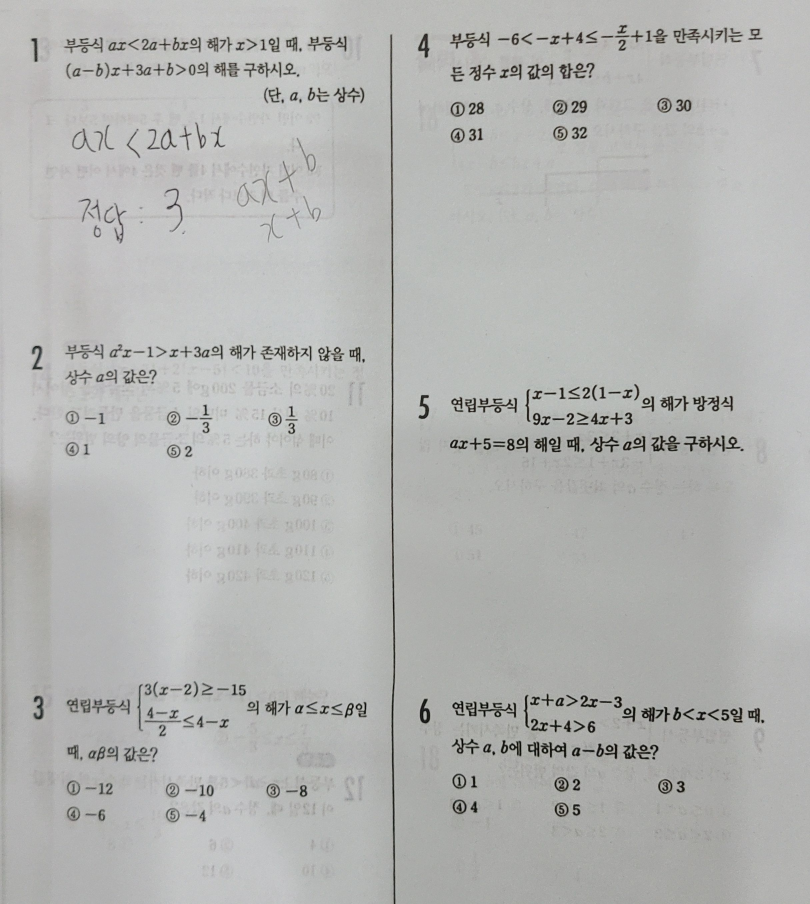
#> input picture model-server/object_segmentation/deploy/models/front_legacy.jpeg, 2430 x 2711 px (shown at 1/3 size)
$ python cv_ocr_test.py
#> lines starting #> are read from the running program, lines starting #| are printed output that depends on the picture; after the words box and inside, x2 and y2 are one past the last pixel; in counts of white or black regions, pixels touching at a corner belong together
#> further down, image is the input picture: shape (2711, 2430, 3); mean B, G, R 179.2, 180.9, 180
import numpy as np
import cv2
import os
import matplotlib.pyplot as plt
from PIL import Image

problem_idx = 0

def preprocess_image(page):

    gray = cv2.cvtColor(page, cv2.COLOR_BGR2GRAY)
    _, binary = cv2.threshold(gray, 110, 255, cv2.THRESH_BINARY_INV)
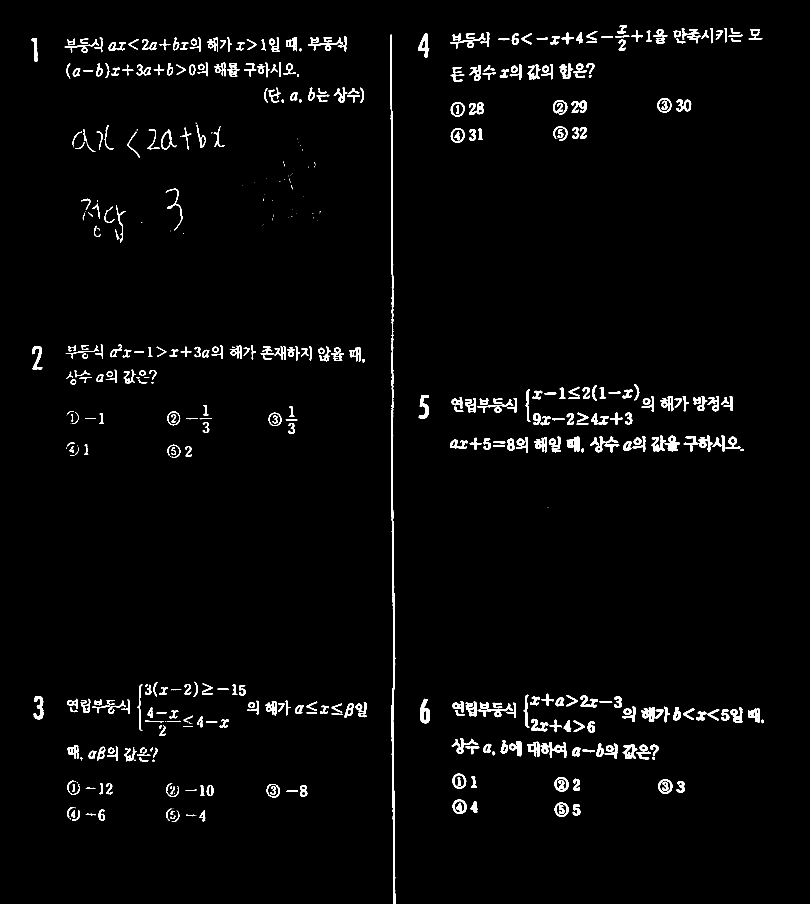
#> binary: shape (2711, 2430) (shown at 1/3 size); 2.3% white; 567 white regions (96 under 20 px), largest, box (x1, y1, x2, y2) and area: (1171, 104, 1186, 2711) 11185, (1260, 2096, 1290, 2171) 1288, (1255, 101, 1288, 173) 1078

        # 구조적 요소 커널을 생성하여 세로 선 강조
    vertical_kernel = cv2.getStructuringElement(cv2.MORPH_RECT, (1, page.shape[0] // 30))

    # 모폴로지 연산을 통해 세로 선 강조
    detected_lines = cv2.morphologyEx(binary, cv2.MORPH_OPEN, vertical_kernel, iterations=2)
#> detected_lines: shape (2711, 2430); 0.14% white; 2 white regions, box (x1, y1, x2, y2) and area: (1172, 106, 1184, 2088) 6711, (1176, 2066, 1185, 2711) 2647

    # Hough Line Transform을 사용하여 선 감지
    edges = cv2.Canny(detected_lines, 50, 150, apertureSize=3)
#> edges: shape (2711, 2430); 0.08% white in thin lines or dots, all inside (x1, y1, x2, y2) = (1171, 105, 1185, 2711)
    lines = cv2.HoughLinesP(edges, 1, np.pi / 180, 100, minLineLength=page.shape[0] // 2, maxLineGap=10)
#> lines = None

    if lines is not None:
        for line in lines:
            for x1, y1, x2, y2 in line:
                angle = np.abs(np.arctan2(y2 - y1, x2 - x1) * 180 / np.pi)
                line_length = np.sqrt((x2 - x1) ** 2 + (y2 - y1) ** 2)
                if angle > 85 and angle < 95 and line_length >= (page.shape[0] / 2):
                    cv2.line(binary, (x1, y1), (x2, y2), (0, 0, 0), thickness=3)
                # elif x1 == x2 or (x2 - x1) < 10:  # 세로가 매우 작은 부분 제거
                #     cv2.line(binary, (x1, y1), (x2, y2), (0, 0, 0), thickness=cv2.FILLED)

    processed_image = cv2.bitwise_not(binary)

    # plt.imshow(processed_image, cmap='gray')
    # plt.axis('off')
    # plt.show()

    return processed_image

def imtrim(page):
    if page is None:
        print("Error: Input page is None.")
        return None, None

    # top_trim = 100
    # bottom_trim = 50
    # page = page[top_trim:-bottom_trim, :]

    if len(page.shape) == 2:
        h, w = page.shape
    else:
        h, w, _ = page.shape

    print(f"Image size after trimming: {h}x{w}")
#| Image size after trimming: 2711x2430

    half_width = w // 2

    x_left = 0
    w_left = half_width

    x_right = half_width
    w_right = w - half_width
    left = page[:, x_left:x_left + w_left]
#> left: shape (2711, 1215); 98% white; 358 black regions (93 under 20 px), largest, box (x1, y1, x2, y2) and area: (1171, 104, 1186, 2711) 11185, (101, 2088, 131, 2158) 1036, (97, 1038, 127, 1108) 890
    right = page[:, x_right:]
#> right: shape (2711, 1215); 97.5% white; 209 black regions (3 under 20 px), largest, box (x1, y1, x2, y2) and area: (45, 2096, 75, 2171) 1288, (40, 101, 73, 173) 1078, (41, 1185, 72, 1257) 1014

    print(f"Left image shape: {left.shape}")
#| Left image shape: (2711, 1215)
    print(f"Right image shape: {right.shape}")
#| Right image shape: (2711, 1215)
#| Image size after trimming: 2711x2430
#| Left image shape: (2711, 1215, 3)
#| Right image shape: (2711, 1215, 3)
#| all shape: (2711, 2430, 3)
#| right shape:  (2711, 1215)
#| left shape:  (2711, 1215)

    return right, left

def contour(page_rl, output_dir, type, origin):
#> called with output_dir = '../temp', type = 'left'
    global problem_idx

    if page_rl is None:
        print("Error: page_rl is None.")
        return

    # imgray = cv2.cvtColor(page_rl, cv2.COLOR_BGR2GRAY)
    imgray = page_rl

    blur = cv2.GaussianBlur(imgray, ksize=(3, 3), sigmaX=0)
    thresh = cv2.threshold(blur, 0, 255, cv2.THRESH_BINARY + cv2.THRESH_OTSU)[1]
#> thresh: shape (2711, 1215); 97.9% white; 314 black regions (51 under 20 px), largest, box (x1, y1, x2, y2) and area: (1171, 104, 1186, 2711) 11202, (101, 2088, 131, 2158) 1042, (97, 1038, 127, 1108) 893

    edge = cv2.Canny(thresh, 100, 200)
#> edge: shape (2711, 1215); 1.1% white in thin lines or dots, all inside (x1, y1, x2, y2) = (94, 103, 1186, 2711)
    kernel = cv2.getStructuringElement(cv2.MORPH_RECT, (50, 50))
    closed = cv2.morphologyEx(edge, cv2.MORPH_CLOSE, kernel)
#> closed: shape (2711, 1215); 8.3% white; 31 white regions (6 under 20 px)

    contours, hierarchy = cv2.findContours(closed.copy(), cv2.RETR_EXTERNAL, cv2.CHAIN_APPROX_SIMPLE)
#> contours = 31 contours, 7 with area under 20; largest, box (x1, y1, x2, y2) and area: (195, 110, 1093, 310) 95787, (198, 1034, 1095, 1155) 49678, (201, 2046, 739, 2209) 28021, (218, 369, 676, 474) 20710, (1171, 104, 1187, 2711) 12328

    contoured_image = page_rl.copy()
    contoured_image = cv2.cvtColor(contoured_image, cv2.COLOR_GRAY2BGR)
    cv2.drawContours(contoured_image, contours, -1, (0, 0, 255), 2)
#> contoured_image: shape (2711, 1215, 3); mean B, G, R 246.4, 246.4, 251

    cv2.imwrite(f"{output_dir}/_{type}_contoured_image.png", contoured_image)

    problem_locations = []
    net_location = []

    # print("all area : ", len(contours))


    contours = sorted(contours, key=lambda c: cv2.boundingRect(c)[1])
    cnt = 0
    # print("contours len, type: ", len(contours), " ",type)
    for i, c in enumerate(contours):
        x, y, w, h = cv2.boundingRect(c)
        # print("w, h : ", w, h)
        if w > 120 and h > 50:
            problem_locations.append((x, y, w, h))
#> this loop made 31 passes
#> (x, y, w, h) on passes 1, 2, 3, 4, 6, 7, 8, 9: (1171, 104, 16, 2607), (195, 110, 898, 200), (95, 115, 18, 71), (218, 369, 458, 105), (839, 486, 33, 62), (926, 487, 22, 16), (874, 556, 6, 12), (498, 566, 50, 126)
#> after the loop, problem_locations = [(195, 110, 898, 200), (218, 369, 458, 105), (244, 597, 134, 132), (198, 1034, 897, 121), (502, 1215, 134, 84), (201, 2046, 538, 163), (742, 2102, 359, 52), (203, 2236, 270, 51), (202, 2342, 136, 122), (498, 2350, 144, 117)]
            # print("append : ", (x, y, w, h))

    # append된 것만 따로 파일로 coutour그린 이미지 저장
    contoured_image = page_rl.copy()
    contoured_image = cv2.cvtColor(contoured_image, cv2.COLOR_GRAY2BGR)
    for p_loc in problem_locations:
        x, y, w, h = p_loc
        cv2.rectangle(contoured_image, (x, y), (x + w, y + h), (0, 0, 255), 2)
#> this loop made 10 passes
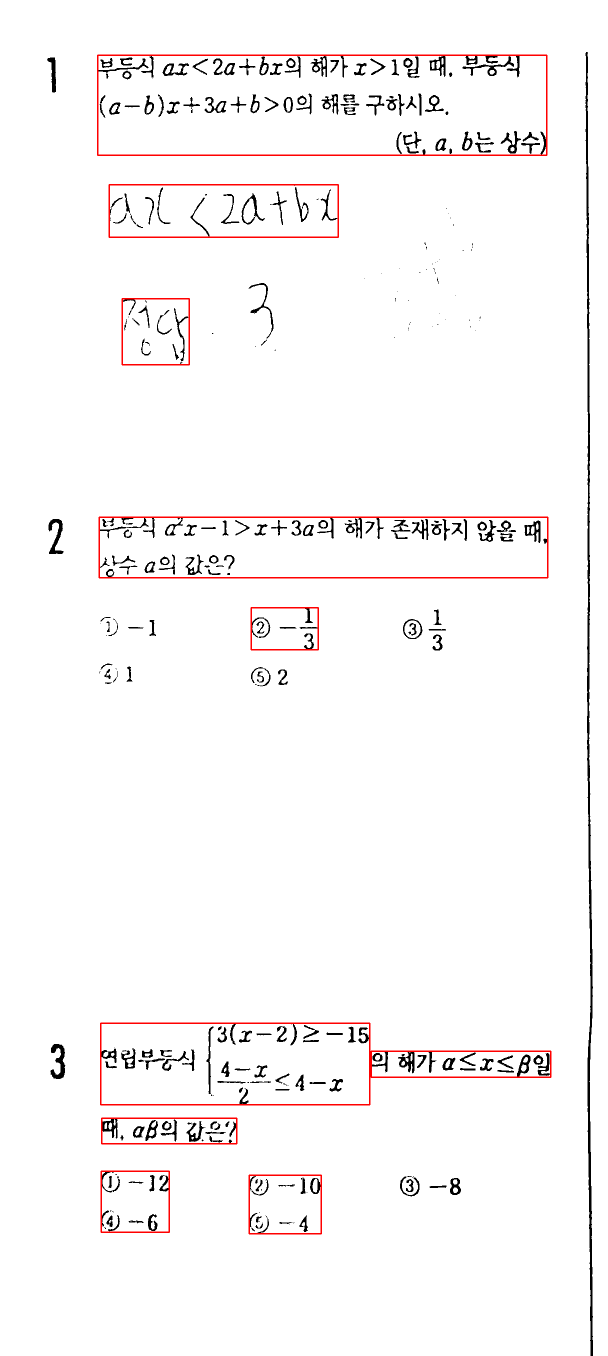
#> contoured_image: shape (2711, 1215, 3) (shown at 1/2 size); mean B, G, R 247.4, 247.4, 249.8
    cv2.imwrite(f"{output_dir}/_{type}_problem_contoured_image.png", contoured_image)


    # 1단계: y 값 기준으로 영역 병합

    y_threshold = 0
    y_merged_locations = []
    for i, c in enumerate(contours):
        x, y, w, h = cv2.boundingRect(c)
        # print("x, y, w, h : ", x, y, w, h)

        merged = False
        for j in range(len(y_merged_locations)):
            prev_x, prev_y, prev_w, prev_h = y_merged_locations[j]

            # 조건 1: y 값과 y + h 값의 포함 관계 확인
            if ((y >= prev_y and y <= prev_y + prev_h) or (prev_y >= y and prev_y <= y + h)) and abs(y - prev_y) <= y_threshold:
                # 두 영역을 합치기
                new_x = min(prev_x, x)
                new_y = min(prev_y, y)
                new_w = max(prev_x + prev_w, x + w) - new_x
                new_h = max(prev_y + prev_h, y + h) - new_y

                # 전체 영역의 높이 1/3 이상인 경우 제외
                if new_h > page_rl.shape[0] // 3:
                    continue

                # 합쳐진 영역으로 업데이트
                y_merged_locations[j] = (new_x, new_y, new_w, new_h)
                # print("y_merge : ", y_merged_locations[j], end=" ")
                # print("y, h : ", y, h, end=" ")
                # print("prev : ", prev_y, prev_h)
                merged = True
                break

        if not merged:
            # 새로운 영역 추가
            y_merged_locations.append((x, y, w, h))
#> after the loop, y_merged_locations = 29 items, first 6: (1171, 104, 16, 2607), (195, 110, 898, 200), (95, 115, 18, 71), (218, 369, 458, 105), (907, 449, 2, 3), (839, 486, 33, 62)

    # 2단계: x + w 값 기준으로 영역 병합
    final_locations = []
    for loc in y_merged_locations:
        x, y, w, h = loc
        merged = False
        for j in range(len(final_locations)):
            prev_x, prev_y, prev_w, prev_h = final_locations[j]

            # 조건 2: y 값 차이가 100 이하이고, x + w 값이 포함 관계인 경우
            if abs(y - prev_y) <= 150 and ((x + w >= prev_x and x + w <= prev_x + prev_w) or (prev_x + prev_w >= x and prev_x + prev_w <= x + w)):
                # 두 영역을 합치기
                new_x = min(prev_x, x)
                new_y = min(prev_y, y)
                new_w = max(prev_x + prev_w, x + w) - new_x
                new_h = max(prev_y + prev_h, y + h) - new_y

                # 합쳐진 영역으로 업데이트
                final_locations[j] = (new_x, new_y, new_w, new_h)
                # print("x_merge : ", final_locations[j])
                merged = True
                break

        if not merged:
            # 새로운 영역 추가
            final_locations.append((x, y, w, h))
#> this loop made 29 passes
#> after the loop, final_locations = 22 items, first 6: (1171, 104, 16, 2607), (195, 110, 898, 200), (95, 115, 18, 71), (218, 369, 458, 105), (907, 449, 2, 3), (839, 486, 33, 62)

    problem_locations = final_locations
#> problem_locations has the same summary as final_locations

    for p_loc in problem_locations:
        # print("location : " ,p_loc)
        if  p_loc[2] > 300 and p_loc[3] > 90:
            # print("location : " ,p_loc)
            net_location.append(p_loc)
#> this loop made 22 passes
#> after the loop, net_location = [(195, 110, 898, 200), (218, 369, 458, 105), (244, 566, 549, 163), (198, 1034, 897, 121), (201, 2046, 538, 163)]

    # print("problem_locations: ", len(problem_locations))
    print("net_contours: ", len(net_location))
#| net_contours:  5
    problem_locations = net_location
#> problem_locations has the same summary as net_location

    # problem_loc의 y좌표는 0, w는 전체 w로 변경
    for i, p_loc in enumerate(problem_locations):
        x, y, w, h = p_loc
        problem_locations[i] = (0, y, page_rl.shape[1], h)
#> this loop made 5 passes
#> after the loop, problem_locations = [(0, 110, 1215, 200), (0, 369, 1215, 105), (0, 566, 1215, 163), (0, 1034, 1215, 121), (0, 2046, 1215, 163)]


    padding = 10
    scale_factor = 2  # 해상도 확대 비율

    problem_locations.sort(key=lambda x: x[1])

    for i in range(len(problem_locations)):
        x, y, w, h = problem_locations[i]
        img_trim = origin[y:y+h, x:x+w]

        # 이미지 해상도 확대
        img_resized = cv2.resize(img_trim, (w * scale_factor, h * scale_factor), interpolation=cv2.INTER_CUBIC)

        img_padded = cv2.copyMakeBorder(
            img_resized,
            top=padding * scale_factor, bottom=padding * scale_factor,
            left=padding * scale_factor, right=padding * scale_factor,
            borderType=cv2.BORDER_CONSTANT,
            value=[255, 255, 255]  # 흰색 패딩
        )

        # Bilateral Filter 적용
        anti_aliased_image = cv2.bilateralFilter(img_padded, d=15, sigmaColor=100, sigmaSpace=100)

        cv2.imwrite(f"{output_dir}/problem_{i+1+problem_idx}.png", anti_aliased_image, [cv2.IMWRITE_PNG_COMPRESSION, 0])
        cnt += 1
#> this loop made 5 passes
#> (y, h) on passes 1 to 5: (110, 200), (369, 105), (566, 163), (1034, 121), (2046, 163)
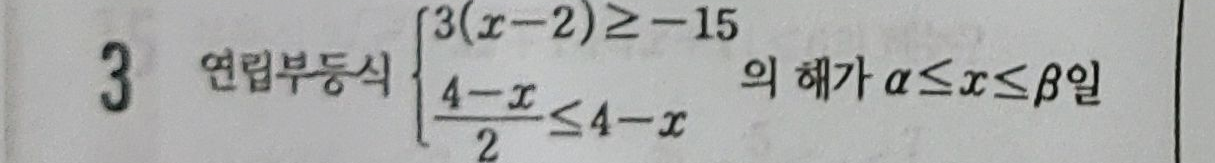
#> img_trim: shape (163, 1215, 3); mean B, G, R 169.9, 171.3, 170.3
#> after the loop, cnt = 5

    problem_idx += cnt
#> problem_idx = 5

def problem_crop(image):

    durty_image = preprocess_image(image)

    right, left = imtrim(durty_image)
    origin_right, origin_left = imtrim(image)
    print("all shape:", image.shape)
    print("right shape: ", right.shape)
    print("left shape: ", left.shape)

    if right is None or left is None:
        print("Error: Image trimming failed.")
        return

    output_dir = '../temp'
    os.makedirs(output_dir, exist_ok=True)

    # output_dir clean
    for file in os.listdir(output_dir):
        os.remove(os.path.join(output_dir, file))

    contour(left, output_dir, 'left', origin_left)
    contour(right, output_dir, 'right', origin_right)
#> call 2 of contour, with output_dir = '../temp', type = 'right'
#> in contour (call 2), `closed = cv2.morphologyEx(edge, cv2.MORPH_CLOSE, kernel)`:
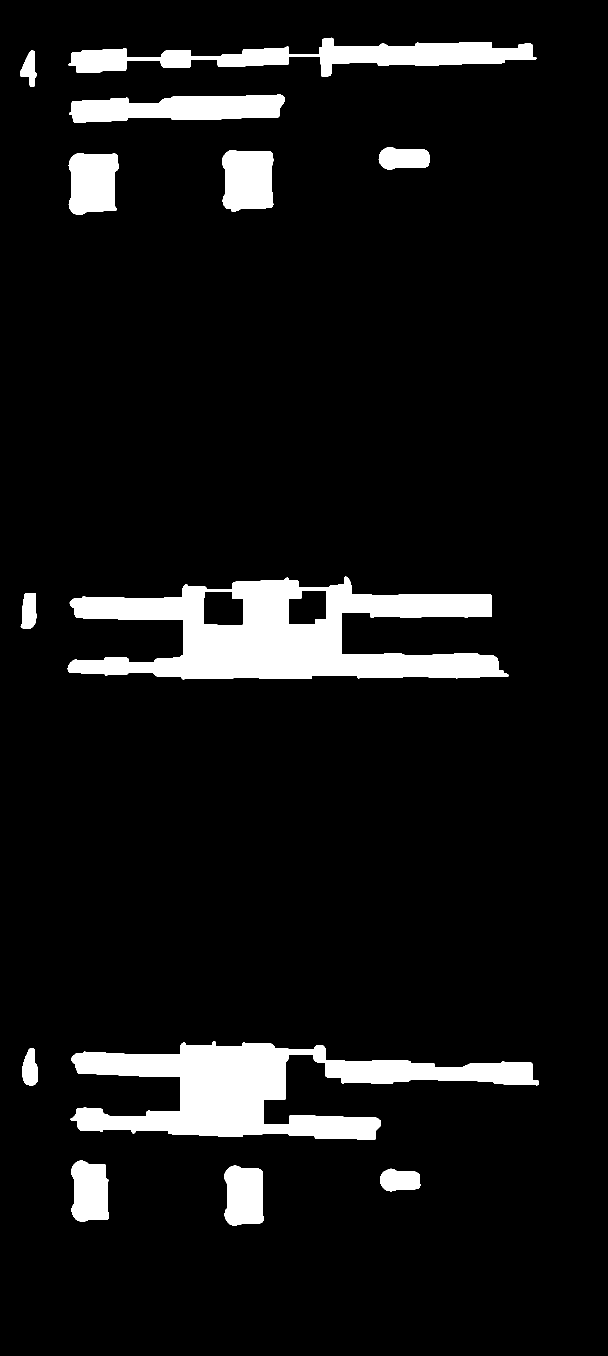
#> closed: shape (2711, 1215) (shown at 1/2 size); 8.2% white; 13 white regions
#> in contour (call 2), `contours, hierarchy = cv2.findContours(closed.copy(), cv2.RETR_EXTERNA..`: contours = 13 contours; largest, box (x1, y1, x2, y2) and area: (135, 1153, 1017, 1359) 102236, (141, 2082, 1078, 2280) 76792, (136, 75, 1073, 153) 28068, (138, 189, 570, 246) 17198, (444, 300, 547, 423) 10925
#> the loop in contour (call 2), `for i, c in enumerate(contours):` made 13 passes
#> (x, y, w, h) on passes 1 to 8: (136, 75, 937, 78), (40, 101, 34, 73), (138, 189, 432, 57), (757, 294, 103, 45), (444, 300, 103, 123), (137, 306, 100, 123), (135, 1153, 882, 206), (41, 1186, 32, 72)
#> after the loop in contour (call 2), `for i, c in enumerate(contours):`: problem_locations = [(136, 75, 937, 78), (138, 189, 432, 57), (135, 1153, 882, 206), (141, 2082, 937, 198)]
#> the loop in contour (call 2), `for p_loc in problem_locations:` made 4 passes
#> after the loop in contour (call 2), `for p_loc in problem_locations:`:
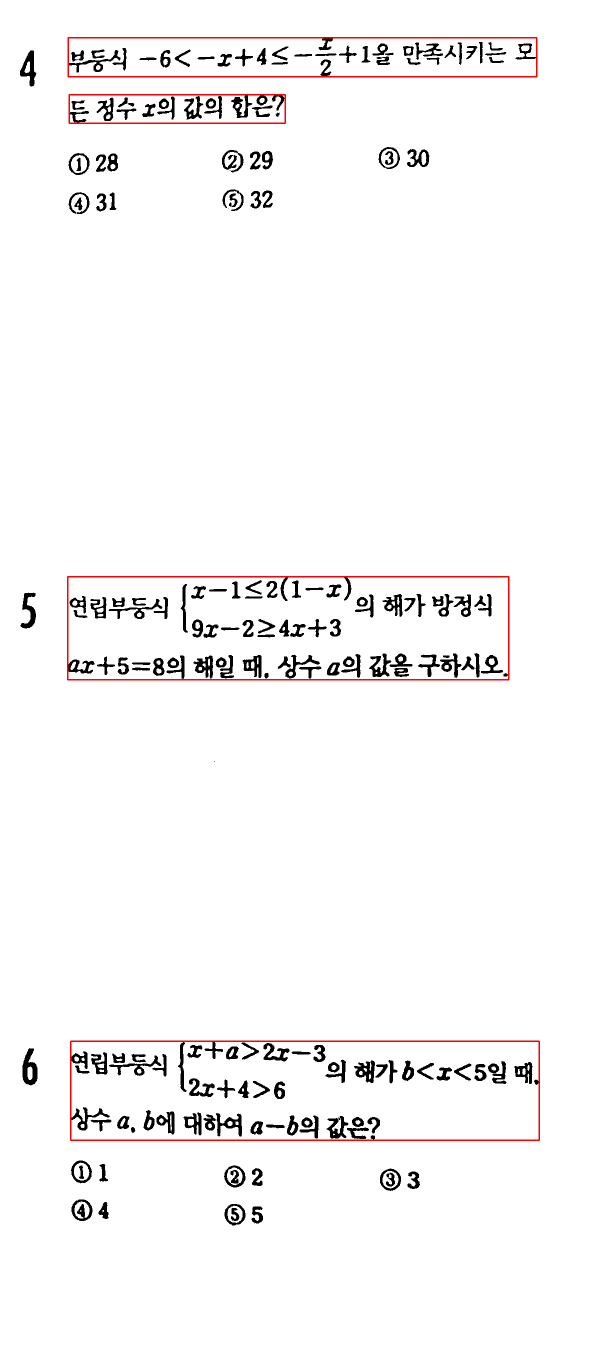
#> contoured_image: shape (2711, 1215, 3) (shown at 1/2 size); mean B, G, R 246.8, 246.8, 248.5
#> after the loop in contour (call 2), `for i, c in enumerate(contours):`: y_merged_locations = 13 items, first 6: (136, 75, 937, 78), (40, 101, 34, 73), (138, 189, 432, 57), (757, 294, 103, 45), (444, 300, 103, 123), (137, 306, 100, 123)
#> the loop in contour (call 2), `for loc in y_merged_locations:` made 13 passes
#> the loop in contour (call 2), `for p_loc in problem_locations: # print("location : " ,p_loc)` made 12 passes
#| net_contours:  3
#> the loop in contour (call 2), `for i, p_loc in enumerate(problem_locations):` made 3 passes
#> p_loc on passes 1 to 3: (136, 75, 937, 171), (135, 1153, 882, 206), (141, 2082, 937, 198)
#> the loop in contour (call 2), `for i in range(len(problem_locations)):` made 3 passes
#> after the loop in contour (call 2), `for i in range(len(problem_locations)):`:
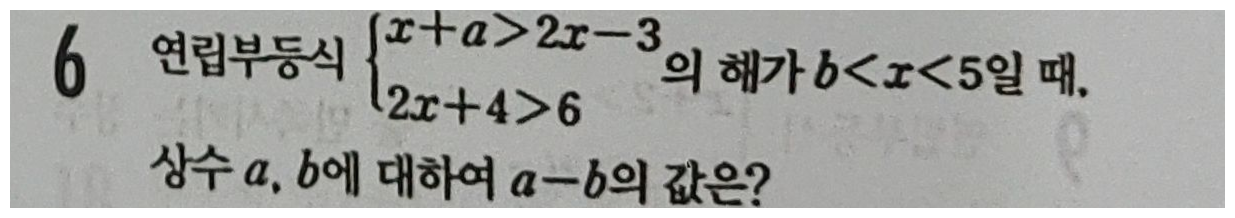
#> img_padded: shape (436, 2470, 3) (shown at 1/2 size); mean B, G, R 165.2, 168, 167.5
#> after the loop in contour (call 2), `for i in range(len(problem_locations)):`:
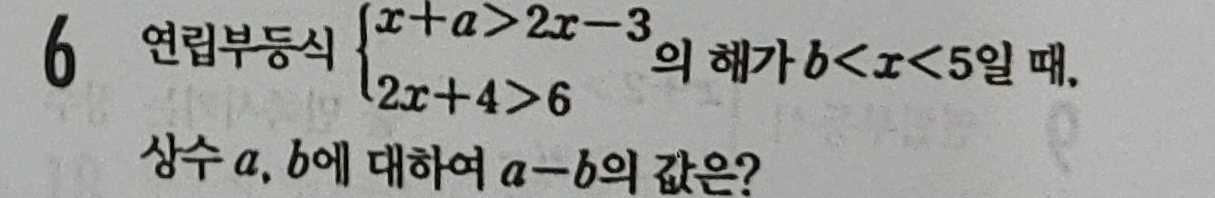
#> img_trim: shape (198, 1215, 3); mean B, G, R 154.5, 157.6, 157.1

if __name__ == "__main__":
    image_path = "./front_legacy.jpeg"
    image = cv2.imread(image_path)

    problem_crop(image)
